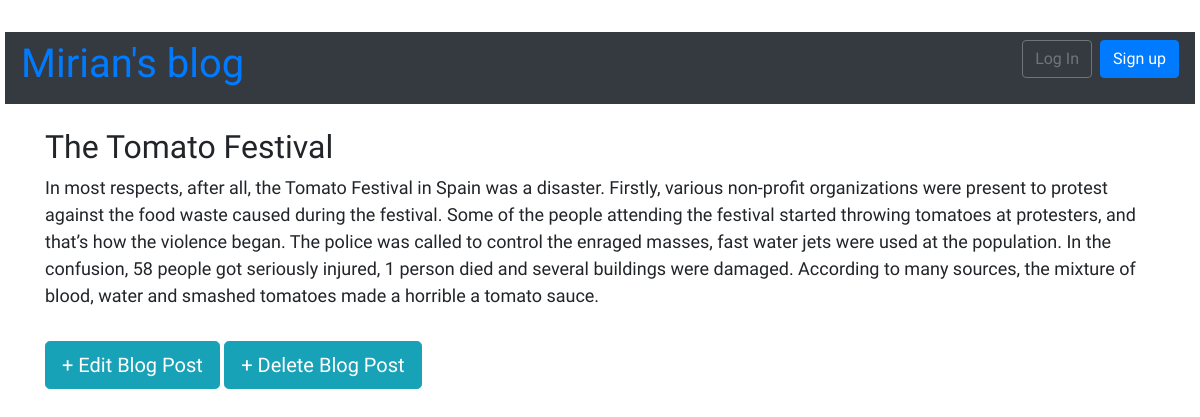
The app's page /post/1/ with its own data.
### blog/models.py (models this page shows, shortened)
class Post(models.Model):
	title = models.CharField(max_length=200)
	author = models.ForeignKey('auth.User',on_delete=models.CASCADE,)
	body = models.TextField()

### blog/views.py (the view)
# urls.py: path('post/<int:pk>/', BlogDetailView.as_view(), name='post_detail'),
class BlogDetailView(DetailView): # new
	model = Post
	template_name = 'post_detail.html'

### templates/post_detail.html (shortened to what this page needs)
{% extends 'base.html' %}
{% block content %}
  <div class="post-entry">
    <h2>{{post.title}}</h2>
    <p>{{post.body}}</p>
  </div>
<a href="{% url 'post_edit' post.pk %}" class="btn btn-info btn-lg">
           + Edit Blog Post
</a>
<a href="{% url 'post_delete' post.pk %}" class="btn btn-info btn-lg">
           + Delete Blog Post
</a>
{% endblock content %}

### templates/base.html (shortened to what this page needs)
 {% load static %}
 <html>
    <head>
	  <link rel="stylesheet" href="https://stackpath.bootstrapcdn.com/bootstrap/4.4.1/css/bootstrap.min.css">
	  <link href="//netdna.bootstrapcdn.com/bootstrap/3.0.0/css/bootstrap-glyphicons.css" rel="stylesheet">
	  <link href="{% static 'css/base.css' %}" rel="stylesheet">
    </head>
    <body>
       <nav class="navbar navbar-expand-md navbar-dark bg-dark mb-4">
			<div class="nav-left">
				<h1><a href="{% url 'home' %}">Mirian's blog</a></h1>
			</div>
			<div class="collapse navbar-collapse" id="navbarCollapse">
				{% if user.is_authenticated %}
					<ul class="navbar-nav ml-auto">
						<li class="nav-item">
							<a href="{% url 'post_new' %}" class="btn btn-info btn-lg"><span class="glyphicon glyphicon-pencil"></span> + New Blog Post</a>
						</li>
					</ul>
				{% else %}
				<form class="form-inline ml-auto">
					<a href="{% url 'login' %}" class="btn btn-outline-secondary">Log In</a>
					<a href="{% url 'signup' %}" class="btn btn-primary ml-2">Sign up</a>
		        </form>
				{% endif %}
			</div>
		</nav>
		<div class="container">
			{% block content %}
			{% endblock content %}
		</div>
   </body>
</html>

### static/css/base.css (style rules this page uses)
body { font-family: 'Source Sans Pro', sans-serif; font-size: 18px; padding-left: 15px; }
.nav-left { margin-right: auto; }
.post-entry { margin-bottom: 2rem; }
.post-entry h2 { margin: 0.5rem 0; }
.post-entry p { margin: 0; font-weight: 400; }

### templates/base.html (style rules this page uses)
body { padding: 5px; }

### records on screen
Post: title "The Tomato Festival", body "In most respects, after all, the Tomato Festival in Spain was a disaster. Firstly, various non-profit organizations were present to protest against the food waste caused during the festival. Some of the people attending the festival started throwing tomatoes at protesters, and that’s how the violence began. The police was called to control the enraged masses, fast water jets were used at the population. In the confusion, 58 people got seriously injured, 1 person died and several buildings were damaged. According to many sources, the mixture of blood, water and smashed tomatoes made a horrible a tomato sauce."
